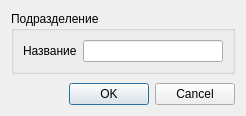
<?xml version="1.0" encoding="UTF-8"?>
<ui version="4.0">
 <class>DialogEditOtdel</class>
 <widget class="QDialog" name="DialogEditOtdel">
  <property name="geometry">
   <rect>
    <x>0</x>
    <y>0</y>
    <width>246</width>
    <height>116</height>
   </rect>
  </property>
  <property name="windowTitle">
   <string>Наименование подразделения</string>
  </property>
  <layout class="QVBoxLayout" name="verticalLayout">
   <item>
    <widget class="QGroupBox" name="groupBoxOtdel">
     <property name="title">
      <string>Подразделение</string>
     </property>
     <layout class="QHBoxLayout" name="horizontalLayout">
      <item>
       <widget class="QLabel" name="labelNameOtdel">
        <property name="text">
         <string>Название</string>
        </property>
       </widget>
      </item>
      <item>
       <widget class="QLineEdit" name="lineEditNameOtdel"/>
      </item>
     </layout>
    </widget>
   </item>
   <item>
    <spacer name="verticalSpacer">
     <property name="orientation">
      <enum>Qt::Vertical</enum>
     </property>
     <property name="sizeHint" stdset="0">
      <size>
       <width>20</width>
       <height>40</height>
      </size>
     </property>
    </spacer>
   </item>
   <item>
    <widget class="QDialogButtonBox" name="buttonBoxOK">
     <property name="orientation">
      <enum>Qt::Horizontal</enum>
     </property>
     <property name="standardButtons">
      <set>QDialogButtonBox::Cancel|QDialogButtonBox::Ok</set>
     </property>
    </widget>
   </item>
  </layout>
 </widget>
 <connections>
  <connection>
   <sender>buttonBoxOK</sender>
   <signal>accepted()</signal>
   <receiver>DialogEditOtdel</receiver>
   <slot>accept()</slot>
   <hints>
    <hint type="sourcelabel">
     <x>248</x>
     <y>254</y>
    </hint>
    <hint type="destinationlabel">
     <x>157</x>
     <y>274</y>
    </hint>
   </hints>
  </connection>
  <connection>
   <sender>buttonBoxOK</sender>
   <signal>rejected()</signal>
   <receiver>DialogEditOtdel</receiver>
   <slot>reject()</slot>
   <hints>
    <hint type="sourcelabel">
     <x>316</x>
     <y>260</y>
    </hint>
    <hint type="destinationlabel">
     <x>286</x>
     <y>274</y>
    </hint>
   </hints>
  </connection>
 </connections>
</ui>
